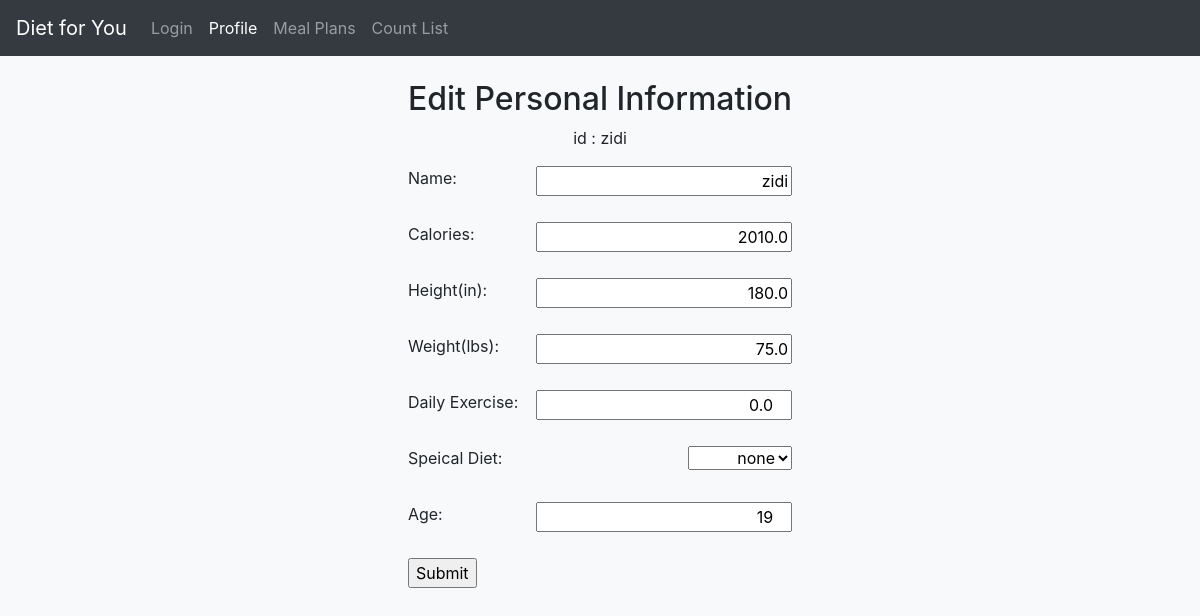
/edit/ (signed in), run on the app's committed database.
### main/models.py (models this page shows, shortened)
class post_data(models.Model):
    id = models.CharField(max_length = 50, primary_key= True)
    calories = models.FloatField(default= 2000.0)
    height = models.FloatField(default = 180)
    weight = models.FloatField(default = 75)
    name = models.CharField(max_length=50, default='')
    dailyExtraConsume = models.FloatField(default=0)
    specialDiet = models.CharField(max_length = 100, default = 'none')
    age = models.IntegerField(null = True)

### main/views.py (the view)
# urls.py: path('edit/', edit),
def edit(request):
   currentUser = request.user
   personId = currentUser.username
   thisPerson = post_data.objects.raw('SELECT * FROM main_post_data WHERE id = %s', [personId])
   for p in thisPerson:
         person = p
   return render(request, 'test.html', {'info':person})

### templates/test.html (shortened to what this page needs)
<html lang="en">
<head>
<link rel="stylesheet" href="https://stackpath.bootstrapcdn.com/bootstrap/4.5.0/css/bootstrap.min.css">
<nav class="navbar navbar-expand navbar-dark bg-dark">
<div class="collapse navbar-collapse" id="navbarsExample02">
  <a class="navbar-brand" href="/home">Diet for You</a>
<ul class="navbar-nav mr-auto">
  <li class="nav-item">
    <a class="nav-link" href="/login">Login</a>
  </li>
  <li class="nav-item active">
    <a class="nav-link" href="/main">Profile<span class="sr-only">(current)</span></a>
  </li>
  <li class="nav-item">
    <a class="nav-link" href="/recipe">Meal Plans</a>
  </li>
  <li class="nav-item">
    <a class="nav-link" href="/countList">Count List</a>
</li>
</ul>
</div>
</nav>
</head>
<body class="bg-light">
    <div class="container">
  <div class="row">
    <div class="mt-4 mb-4 mx-auto" style="text-align:left">
    <h2>Edit Personal Information</h2>
    <div class="mb-4">
      <form action="/edit/updateInfo/" method="POST">
          <p style="text-align:center"> id : {{info.id}}</p>
          <label for="input">Name: </label>
          <input type="text" id="input" name="name" style="float:right; text-align:right;" value={{info.name}}><br><br>
          <label for="input2">Calories: </label>
          <input type="text" id="input2" name="cal" style="float:right; text-align:right;" value = {{info.calories}}><br><br>
          <label for="input3">Height(in): </label>
          <input type="text" id="input3" name="height" style="float:right; text-align:right;" value = {{info.height}}><br><br>
          <label for="input4">Weight(lbs): </label>
          <input type="text" id="input4" name = "weight" style="float:right; text-align:right;" value = {{info.weight}}><br><br>
          <label for="input5">Daily Exercise: </label>
          <input type="number" id="input5" name = "exercise" style="float:right; text-align:right;" value = {{info.dailyExtraConsume}}><br><br>
          <label for="input6">Speical Diet: </label>
          <select name="speicalDiet" id="input6" style="float:right; text-align:right;" value = {{info.specialDiet}}>
          <option value="none">none</option>
          </select><br><br>
          <label for="input7">Age: </label>
          <input type="number" id="input7" name = "age" style="float:right; text-align:right;" value = {{info.age}}><br><br>
          <input type="submit" value="Submit">
          <input type="hidden" id="input0" name="pid" value = {{info.id}}><br><br>
        </form>
</div>
</div>
</div>
</div>
</body>
</html>

### data on the page
post_data: id "zidi", name "zidi", cal "2010.0", height "180.0", weight "75.0", exercise "0.0", speicalDiet "none", age "19"
